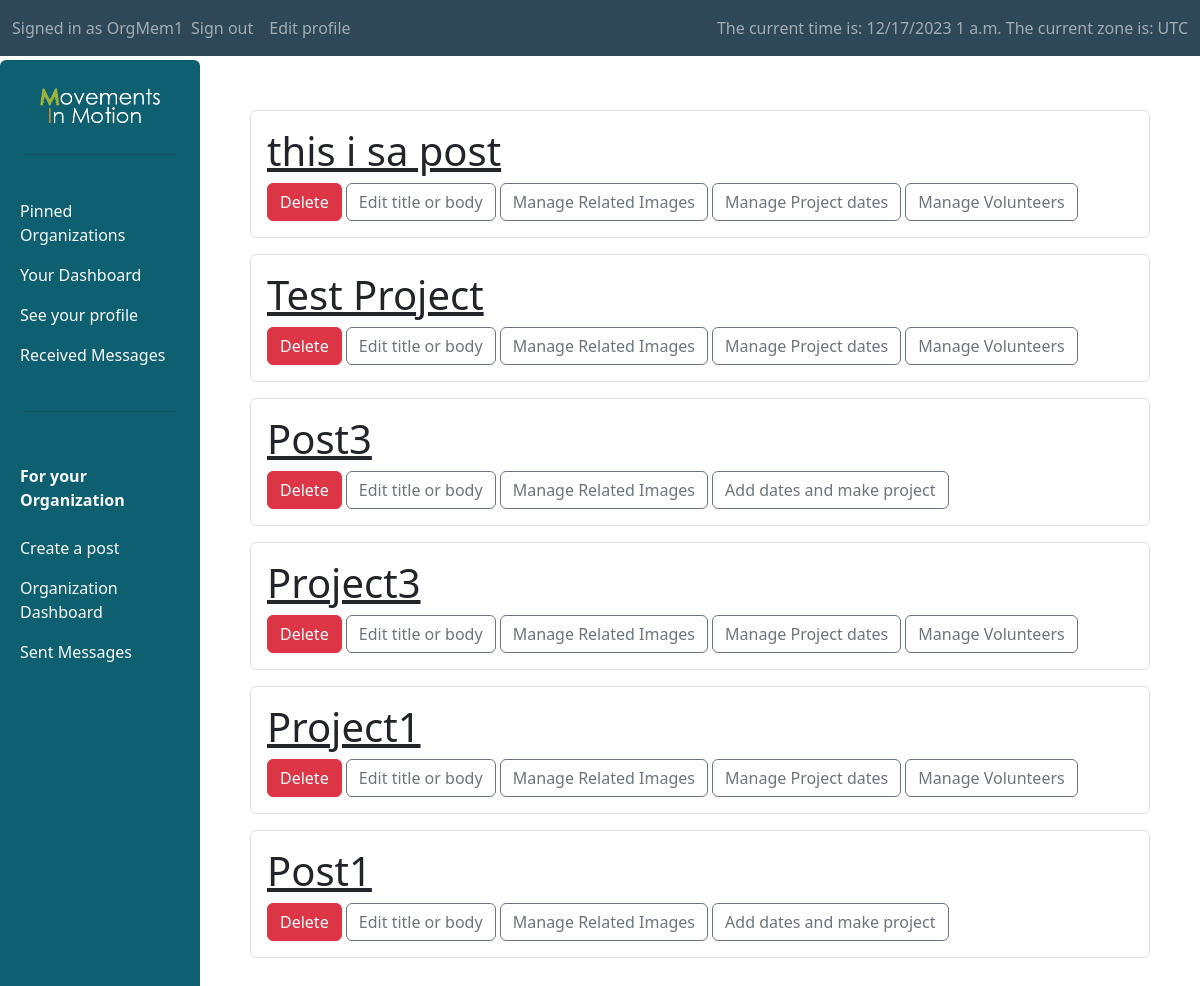
The app's page /Forum/manage_posts (signed in), older data.
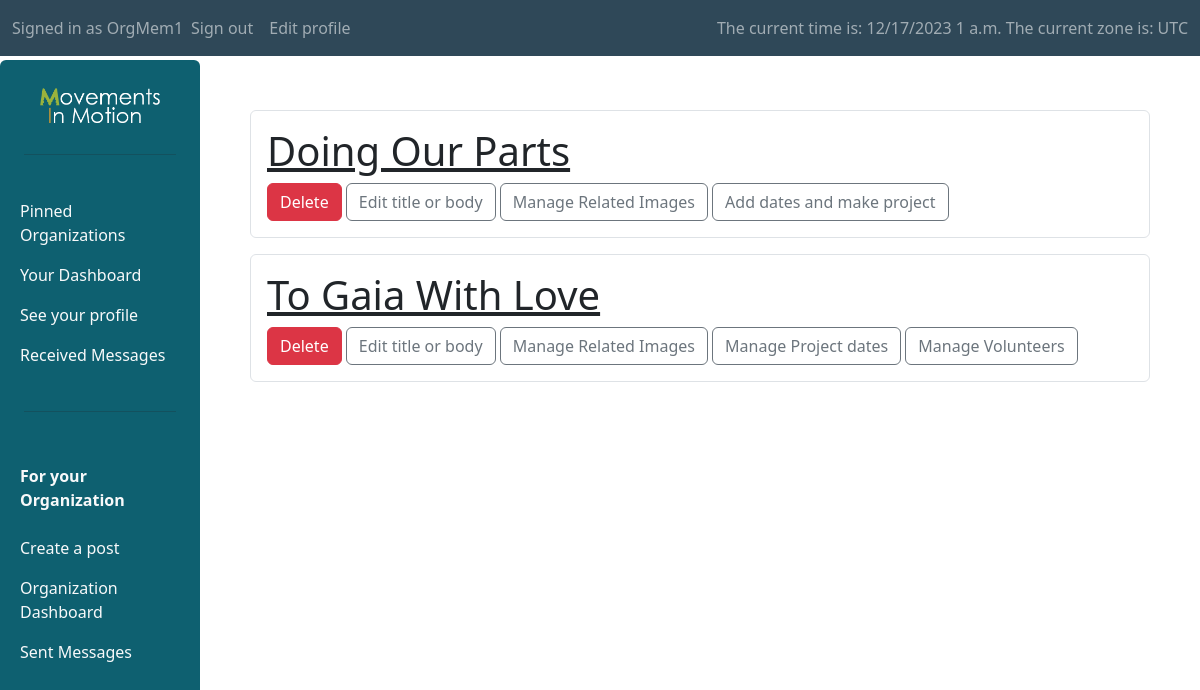
The same page, newer data.
### Forum/models.py (models this page shows, shortened)
class Post(models.Model):
    title = models.CharField(max_length=150)
    body = models.TextField(null=False, blank=False)
    timestamp = models.DateTimeField(auto_now_add=True, blank=True, null=True)
    is_project = models.BooleanField(default=False, null=False, blank=False, verbose_name="Make this a project")
    author = models.ForeignKey(Profile, on_delete=models.SET_NULL, null=True, related_name='written_posts')
    organization = models.ForeignKey(Organization, on_delete=models.CASCADE, null=True, related_name='our_posts')
    @property
    def get_volunteer_search_form(self):
        if self.is_project:
            EVENT_CHOICES = []
            for event in self.project_times.all():
                if event.open:
                    date_str = format_date(event.date, "j N Y")
                    time_str = format_time(event.time, 'g:i a')
                    EVENT_CHOICES.append((event.pk, f"{date_str} at {time_str}"))
            return VolunteerSearchForm(EVENT_CHOICES, prefix=self.pk)

### Forum/views.py (the view)
# urls.py: path("manage_posts", permission_required("Forum.can_post")(views.ManagePostsView.as_view()), name="manage_posts_view"),
class ManagePostsView(ListView):
    model = Post
    template_name = "Forum/dash_pages/org_posts.html"
    def get_queryset(self, *args, **kwargs):
        queryset = super(ManagePostsView, self).get_queryset(*args, **kwargs)
        current_profile = Profile.objects.get(pk=self.request.user.pk)
        return queryset.filter(organization=current_profile.membership).order_by("-timestamp")

### Forum/templates/Forum/dash_pages/org_posts.html (shortened to what this page needs)
{% extends "Forum/layouts/sidebar_layout.html" %}
{% load crispy_forms_tags %}
{% load static %}
{% block body %}
    {% for post in post_list %}
    <div class="bar-in rounded structure border mb-3 p-3">
        <h1><a class="link-dark" href="{% url 'detail_view' pk=post.pk %}">{{ post.title }}</a></h1>
        <a class="btn btn-danger" href="{% url 'delete_post' pk=post.pk %}"> Delete </a>
        <a class="btn btn-outline-secondary" href="{% url 'change_post' pk=post.pk %}"> Edit title or body </a>
        <a class="btn btn-outline-secondary" href="{% url 'manage_imgs' post_pk=post.pk %}"> Manage Related Images </a>
        <a class="btn btn-outline-secondary" href="{% url 'manage_events' post_pk=post.pk %}">
            {% if post.is_project %}
                Manage Project dates
            {% else %}
                Add dates and make project
            {% endif %}
        </a>
        {% if post.is_project %}
        <button type="button" class="btn btn-outline-secondary" onclick="toggle_form(this, {{post.pk}})" value="Hidden">Manage Volunteers</button>
        {% endif %}
    </div>
    {% empty %}
    <div class="mx-auto" style="width: 50%;" align="center">
        <img src="{% static 'Forum/media/util/empty.png' %}" class="img-fluid" alt="Home">
        <hr>
        <h2>Looks like there are no posts yet.</h2>
    </div>
    {% endfor %}
{% endblock %}

Row changes from the older to the newer data that the page shows:
removed Post: title "this i sa post", is_project "Manage Project dates"
removed Post: title "Test Project", is_project "Manage Project dates"
removed Post: title "Post3", is_project "Add dates and make project"
removed Post: title "Project3", is_project "Manage Project dates"
removed Post: title "Project1", is_project "Manage Project dates"
removed Post: title "Post1", is_project "Add dates and make project"
added Post: title "Doing Our Parts", is_project "Add dates and make project"
added Post: title "To Gaia With Love", is_project "Manage Project dates"
